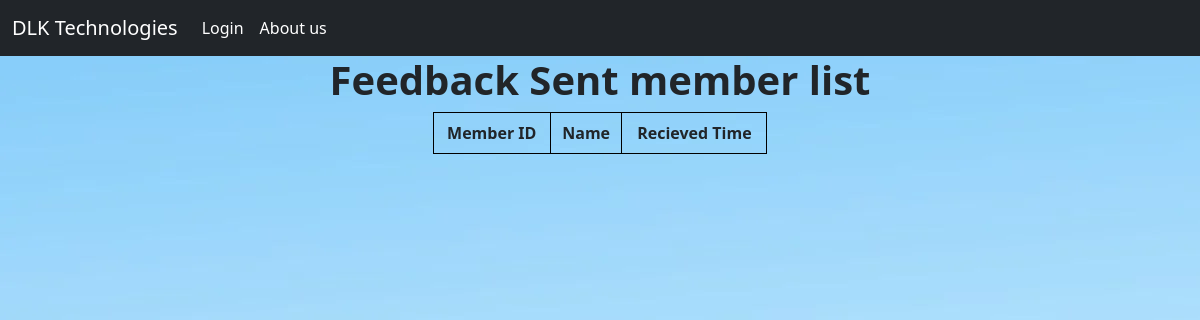
/commonfeedbacklist, run on an earlier commit of the app's database.
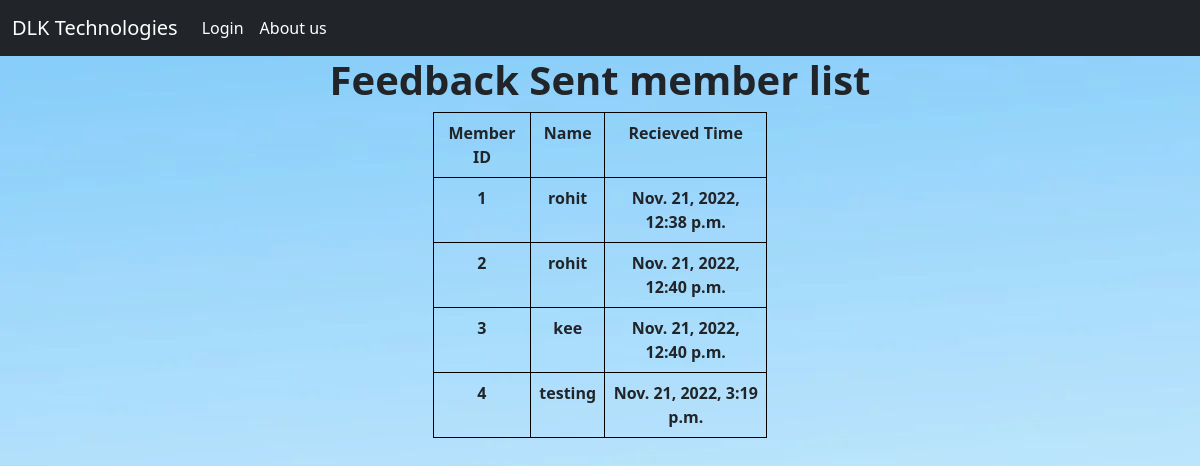
And on a later commit of the database.
### employe/models.py (models this page shows)
class Commanfeedback(models.Model):
    name=models.CharField(max_length=30)
    role = models.CharField(choices=EMPLOYE_ROLE,max_length=120)
    comments=models.CharField(max_length=120)
    sent_time = models.DateTimeField(blank=True,null=True,default=timezone.now())
    def __str__(self):
        return self.name

### employe/views.py (the view)
# urls.py: path('commonfeedbacklist',commanfeedbacklist.as_view(),name='commonfeedbacklist'),
class commanfeedbacklist(ListView):
    context_object_name='commanfeedback_list'
    model=Commanfeedback
    template_name='commanfeedbacklist.html'
    def get_context_data(self, **kwargs):
        context = super().get_context_data(**kwargs)
        context['commanfeedback_list'] = Commanfeedback.objects.all()
        return context

### template/commanfeedbacklist.html (shortened to what this page needs)
{%extends 'base.html'%}
{%block body%}
<div class="container">
    <h1 style="text-align: center;"><b>Feedback Sent member list</b></h1>
    <div class="d-flex justify-content-center">
            <table class="table" style="width: 30%;">
            <tr>
                    <th scope="col" style="text-align: center;">Member ID</th>
                    <th scope="col" style="text-align: center;">Name</th>
                    <th scope="col" style="text-align: center;">Recieved Time</th>
            </tr>
        {% for i in commanfeedback_list%}
        <tr>
            <td style="text-align: center;"><a class="nav-link" href="{% url 'employe:commonfeedbackdetail' i.id  %}"> <b>{{i.id}}</b></a></td>
            <td style="text-align: center;"><a class="nav-link" href="{% url 'employe:commonfeedbackdetail' i.id  %}"> <b>{{i}}</b></a> </td>
            <td style="text-align: center;"><a class="nav-link" href="{% url 'employe:commonfeedbackdetail' i.id  %}"> <b>{{i.sent_time}}</b></a> </td>
        </tr>
        {% endfor %}
        </table>
</div>
</div>
{%endblock%}

### template/base.html (shortened to what this page needs)
<!DOCTYPE html>
<html lang="en">
  {% load static %}
<head>
    <link rel="stylesheet" href="{% static 'style.css' %}">
    <link rel="stylesheet" href="https://cdnjs.cloudflare.com/ajax/libs/twitter-bootstrap/5.2.2/css/bootstrap.min.css" />    <title></title>
  </head>
<body>
    <nav class="navbar navbar-expand-sm bg-dark">
        <div class="container-fluid">
            <a href="{% url 'employe:home' %}" class="navbar-brand" style="color:white;">DLK Technologies</a>
            <div class="collapse navbar-collapse" id="navbarNav">
                <ul class="navbar-nav ml-auto">
                    {% if user.is_authenticated and user.is_superuser %}
                    <li class="nav-item">
                      <a class="nav-link" href="{% url 'employe:create' %}" style="color:white;">Create User</a>
                    </li>
                    <li class="nav-item">
                      <a class="nav-link" href="{% url 'employe:list'%}" style="color:white;">Employe List</a>
                    </li>
                    <li class="nav-item">
                        <a class="nav-link" href="{% url 'employe:feedback_list' %}" style="color:white;">Recieved Mail</a>
                    </li>
                    <li class="nav-item">
                      <a class="nav-link" href="{% url 'employe:admin_feedback' %}" style="color:white;">Admin Convey</a>
                  </li>
                  <li class="nav-item">
                    <a class="nav-link" href="{% url 'employe:commonfeedbacklist' %}" style="color:white;">Feedback</a>
                </li>
                    <li class="nav-item">
                      <a class="nav-link" href="{% url 'logout' %}" style="color:white;">Logout</a>
                  </li>
                    {% else %}
                    <li class="nav-item">
                    <a class="nav-link" href="{% url 'login' %}" style="color:white;">Login</a>
                    </li>
                  <li class="nav-item">
                    <a class="nav-link" href="{% url 'employe:about' %}" style="color:white;">About us</a>
                  </li>
                  {% endif %}
                </ul>
            </div>
        </div>
    </nav>
    <div class="container-fluid">
        {% block body %}
        {% endblock %}
    </div>
</body>
</html>

### template/base.html (style rules this page uses)
.ml-auto { left: auto !important; right: 0px; }

### template/commanfeedbacklist.html (style rules this page uses)
body { background-image: url("../static/finalimg.webp"); }
table, th, td { border: 1px solid black; }

What changed in the data, as far as the page shows it:
added Commanfeedback: id "1", name "rohit", sent_time "Nov. 21, 2022, 12:38 p.m."
added Commanfeedback: id "2", name "rohit", sent_time "Nov. 21, 2022, 12:40 p.m."
added Commanfeedback: id "3", name "kee", sent_time "Nov. 21, 2022, 12:40 p.m."
added Commanfeedback: id "4", name "testing", sent_time "Nov. 21, 2022, 3:19 p.m."
